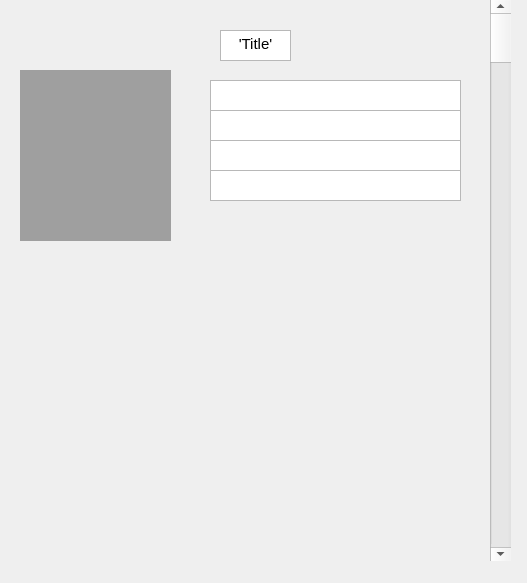
<?xml version="1.0" encoding="UTF-8"?>
<ui version="4.0">
 <class>Form</class>
 <widget class="QWidget" name="Form">
  <property name="geometry">
   <rect>
    <x>0</x>
    <y>0</y>
    <width>527</width>
    <height>583</height>
   </rect>
  </property>
  <property name="windowTitle">
   <string>Form</string>
  </property>
  <widget class="QTextBrowser" name="textBrowser">
   <property name="geometry">
    <rect>
     <x>220</x>
     <y>30</y>
     <width>71</width>
     <height>31</height>
    </rect>
   </property>
   <property name="html">
    <string>&lt;!DOCTYPE HTML PUBLIC &quot;-//W3C//DTD HTML 4.0//EN&quot; &quot;http://www.w3.org/TR/REC-html40/strict.dtd&quot;&gt;
&lt;html&gt;&lt;head&gt;&lt;meta name=&quot;qrichtext&quot; content=&quot;1&quot; /&gt;&lt;style type=&quot;text/css&quot;&gt;
p, li { white-space: pre-wrap; }
&lt;/style&gt;&lt;/head&gt;&lt;body style=&quot; font-family:'Gulim'; font-size:9pt; font-weight:400; font-style:normal;&quot;&gt;
&lt;p align=&quot;center&quot; style=&quot; margin-top:0px; margin-bottom:0px; margin-left:0px; margin-right:0px; -qt-block-indent:0; text-indent:0px;&quot;&gt;&lt;span style=&quot; font-size:11pt;&quot;&gt;'Title'&lt;/span&gt;&lt;/p&gt;&lt;/body&gt;&lt;/html&gt;</string>
   </property>
  </widget>
  <widget class="QScrollBar" name="verticalScrollBar">
   <property name="geometry">
    <rect>
     <x>490</x>
     <y>0</y>
     <width>21</width>
     <height>561</height>
    </rect>
   </property>
   <property name="orientation">
    <enum>Qt::Vertical</enum>
   </property>
  </widget>
  <widget class="QMdiArea" name="mdiArea">
   <property name="geometry">
    <rect>
     <x>20</x>
     <y>70</y>
     <width>151</width>
     <height>171</height>
    </rect>
   </property>
  </widget>
  <widget class="QTextEdit" name="textEdit">
   <property name="geometry">
    <rect>
     <x>210</x>
     <y>80</y>
     <width>251</width>
     <height>31</height>
    </rect>
   </property>
  </widget>
  <widget class="QTextEdit" name="textEdit_2">
   <property name="geometry">
    <rect>
     <x>210</x>
     <y>110</y>
     <width>251</width>
     <height>31</height>
    </rect>
   </property>
  </widget>
  <widget class="QTextEdit" name="textEdit_3">
   <property name="geometry">
    <rect>
     <x>210</x>
     <y>170</y>
     <width>251</width>
     <height>31</height>
    </rect>
   </property>
  </widget>
  <widget class="QTextEdit" name="textEdit_4">
   <property name="geometry">
    <rect>
     <x>210</x>
     <y>140</y>
     <width>251</width>
     <height>31</height>
    </rect>
   </property>
  </widget>
 </widget>
 <resources/>
 <connections/>
</ui>
